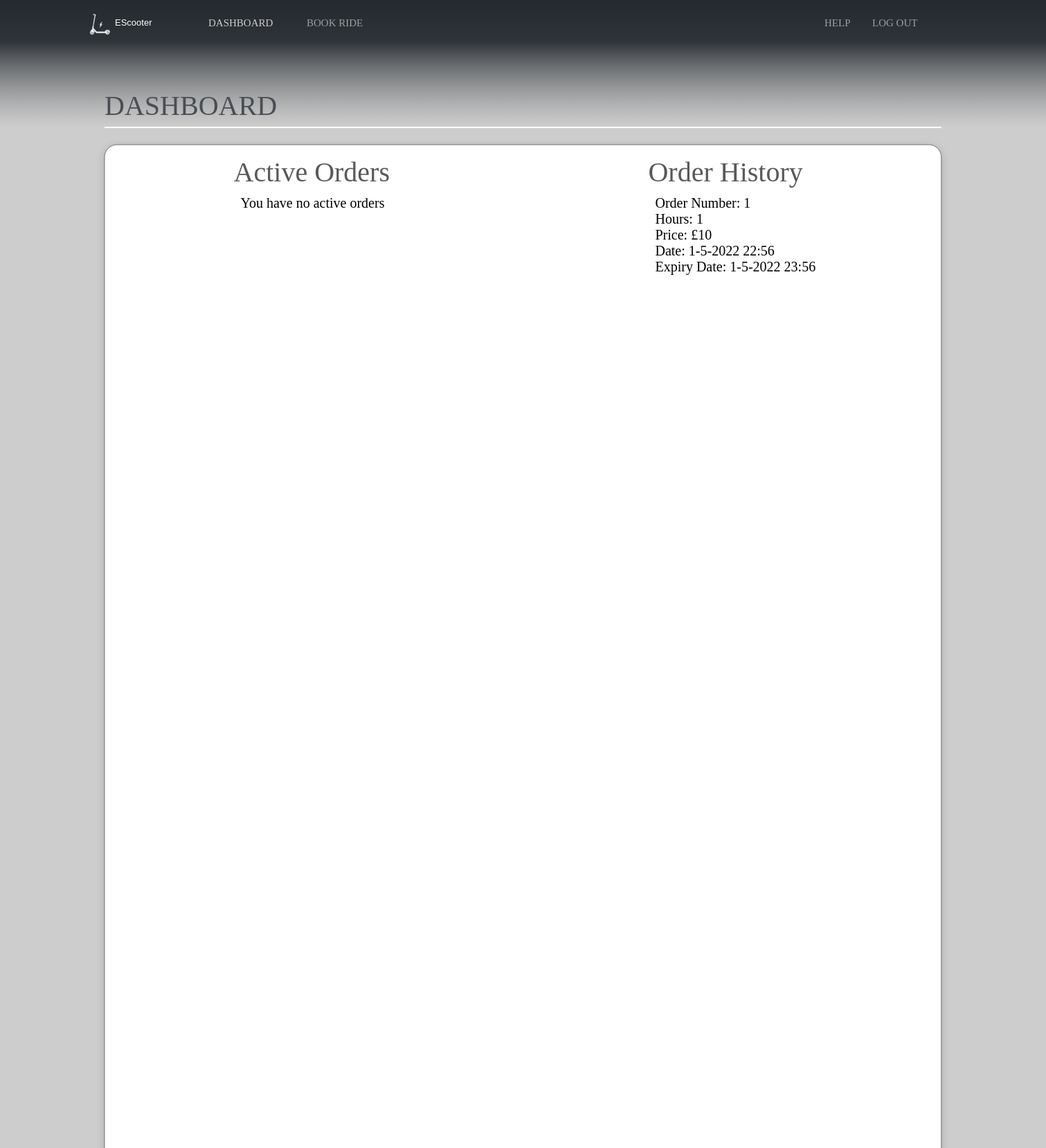
/dashboard (signed in), run on the app's committed database.
### app/models.py (models this page shows)
class Booking(db.Model):
    __tablename__ = "bookings"
    id = db.Column(db.Integer, primary_key=True)
    ScooterID = db.Column(db.Integer, ForeignKey("scooters.id"))
    UserID = db.Column(db.Integer, ForeignKey("users.id"))
    numHours = db.Column(db.Integer, nullable = False)
    date = db.Column(db.DateTime, nullable = False)
    expiry = db.Column(db.DateTime)
    price = db.Column(db.Integer, nullable = False)
    cancelled = db.Column(db.Boolean, default = False, nullable=False)
    option = db.Column(db.Integer, nullable = False)
    email = db.Column(db.String(60), nullable=False)

### app/views.py (the view)
@app.route("/dashboard")
def dashboard():
    if not session.get("email"):
        return redirect("/login")
    elif session.get("admin") != 0:
        return redirect("/admin")
    elif session.get("staff") != 0:
        return redirect("staff")
    else:
        user = models.User.query.filter_by(email = session["email"]).first()
        orders = models.Booking.query.filter_by(UserID = user.id).all()
        active_id = []
        current_date = datetime.now()
        for o in orders:
            if (current_date < (o.expiry)):
                active_id.append(o.id)
        return render_template("Dashboard/Website_Dashboard.html", title="Dashboard", orders=orders, active= active_id)

### app/templates/Dashboard/Website_Dashboard.html (shortened to what this page needs)
<!DOCTYPE html>
{% extends "Base/Website_Base.html" %}
{% block content %}
<html>
<head>
<link rel="stylesheet" href="../../static/Dashboard.css">
</head>
<body>
<div id="Website_Dashboard">
	<svg class="Path_1092" viewBox="0 0 1400 799" preserveAspectRatio="none">
		<path id="Path_1092" d="M 0 0 L 1400 0 L 1400 799 L 0 799 L 0 0 Z">
		</path>
	</svg>
	<div id="Group_1538">
		<svg class="Rectangle_1488">
			<rect id="Rectangle_1488" rx="18" ry="18" x="0" y="0" width="100%" height="100%">
			</rect>
		</svg>
	</div>
	<div class="Group_1542">
		<div id="Active_Orders">
			<span>Active Orders</span>
		</div>
		<div id="Order_Number_4">
		{% if not active %}
        	<p>You have no active orders</p>
    	{% endif %}
    	<br> </br>
		</div>
	</div>
	<div class="Group_1543">
		<div id="Order_History">
			<span>Order History</span>
		</div>
		<div id="Order_Number_3">
			{% for elem in orders|reverse %}
        		{% if elem.id not in active or elem.cancelled %}
				{% if loop.index <= 2 %}
            		<p>Order Number: {{elem.id}}</p>
            		<p>Hours: {{elem.numHours}}</p>
            		<p>Price: £{{elem.price}}</p>
            		<p>Date: {{elem.date.day}}-{{elem.date.month}}-{{elem.date.year}} {{elem.date.hour}}:{{elem.date.minute}}</p>
            		<p>Expiry Date: {{elem.expiry.day}}-{{elem.expiry.month}}-{{elem.expiry.year}} {{elem.expiry.hour}}:{{elem.expiry.minute}}</p>
            		<br> </br>
				{% endif %}
        		{% endif %}
    		{% endfor %}
		</div>
	</div>
	<div id="Group_1540">
		<div id="DASHBOARD_bf">
			<span>DASHBOARD</span>
		</div>
		<svg class="Line_7" viewBox="0 0 1110 2" preserveAspectRatio="none">
			<path id="Line_7" d="M 0 0 L 1110 0">
			</path>
		</svg>
	</div>
</div>
</body>
</html>
{% endblock %}

### app/static/Base.css (style rules this page uses)
:root { --web-view-ids: Website_Main; }
* { margin: 0; padding: 0; box-sizing: border-box; border: none; }

### app/static/Dashboard.css (style rules this page uses)
:root { --web-view-ids: Website_Dashboard; }
* { margin: 0; padding: 0; box-sizing: border-box; border: none; }
#Website_Dashboard { position: absolute; width: 100%; height: 120%; background-color: rgba(255,255,255,1); overflow: hidden; }
.Path_1092 { overflow: visible; position: absolute; width: 100%; height: 100%; left: 0px; top: 0px; transform: matrix(1,0,0,1,0,0); }
#Group_1540 { position: absolute; width: 100%; height: 55px; left: 10%; top: 129px; overflow: visible; }
#DASHBOARD_bf { left: 0px; top: 0px; position: absolute; overflow: visible; width: 10px; white-space: nowrap; text-align: left; font-family: halyard-display; font-style: normal; font-weight: normal; font-size: 40px; color: rgba(68,73,79,1); }
.Line_7 { overflow: visible; position: absolute; width: 80%; height: 2px; left: 0px; top: 54.5px; transform: matrix(1,0,0,1,0,0); }
#Group_1538 { position: absolute; width: 100%; height: 100%; left: 10%; top: 209px; overflow: visible; }
.Rectangle_1488 { filter: drop-shadow(0px 3px 6px rgba(0, 0, 0, 0.161)); position: absolute; overflow: visible; width: 80%; height: 80%; left: 0px; top: 0px; }
.Group_1542 { position: absolute; width: 228px; height: 225px; left: 23%; top: 225px; overflow: visible; }
#Active_Orders { left: -10px; top: 0px; position: absolute; overflow: visible; width: 222px; white-space: nowrap; text-align: left; font-family: halyard-display; font-style: normal; font-weight: normal; font-size: 40px; color: rgba(89,89,89,1); }
#Order_Number_4 { left: 0px; top: 57px; position: absolute; overflow: visible; width: 134px; white-space: nowrap; text-align: left; font-family: halyard-display; font-style: normal; font-weight: lighter; font-size: 20px; color: rgba(0,0,0,1); }
.Group_1543 { position: absolute; width: 217px; height: 260px; right: 23%; top: 225px; overflow: visible; }
#Order_History { left: -10px; top: 0px; position: absolute; overflow: visible; width: 218px; white-space: nowrap; text-align: left; font-family: halyard-display; font-style: normal; font-weight: normal; font-size: 40px; color: rgba(89,89,89,1); }
#Order_Number_3 { left: 0px; top: 57px; position: absolute; overflow: visible; width: 134px; white-space: nowrap; text-align: left; font-family: halyard-display; font-style: normal; font-weight: lighter; font-size: 20px; color: rgba(0,0,0,1); }

### data on the page
Booking: id "1", numHours "1", price "10", date.day "1", date.month "5", date.year "2022", date.hour "22", date.minute "56", expiry.day "1", expiry.month "5", expiry.year "2022", expiry.hour "23", expiry.minute "56"
